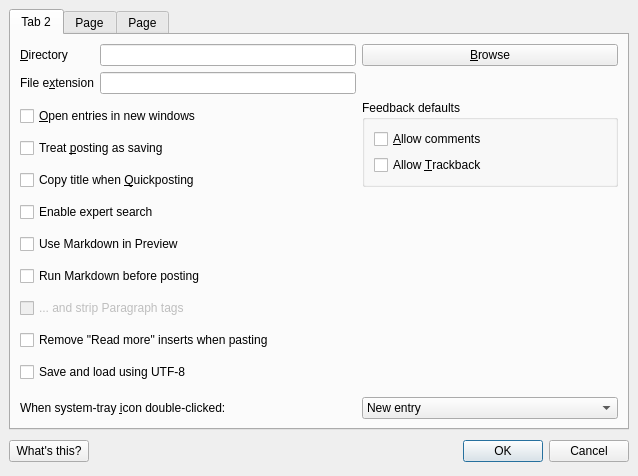
<?xml version="1.0" encoding="UTF-8"?>
<ui version="4.0">
 <author>Matthew J Smith (Yusuf)</author>
 <class>PrefsForm</class>
 <widget class="QDialog" name="PrefsForm">
  <property name="geometry">
   <rect>
    <x>0</x>
    <y>0</y>
    <width>638</width>
    <height>476</height>
   </rect>
  </property>
  <property name="sizePolicy">
   <sizepolicy hsizetype="Fixed" vsizetype="Fixed">
    <horstretch>0</horstretch>
    <verstretch>0</verstretch>
   </sizepolicy>
  </property>
  <property name="windowTitle">
   <string>Preferences</string>
  </property>
  <property name="windowIcon">
   <iconset>
    <normaloff/>
   </iconset>
  </property>
  <layout class="QVBoxLayout">
   <property name="spacing">
    <number>6</number>
   </property>
   <property name="margin">
    <number>9</number>
   </property>
   <item>
    <widget class="QTabWidget" name="tabWidget">
     <property name="currentIndex">
      <number>0</number>
     </property>
     <widget class="QWidget" name="storageTab">
      <attribute name="title">
       <string>Tab 2</string>
      </attribute>
      <layout class="QGridLayout" name="gridLayout_2">
       <item row="0" column="0">
        <widget class="QLabel" name="label_7">
         <property name="text">
          <string>&amp;Directory</string>
         </property>
         <property name="buddy">
          <cstring>leLocalDir</cstring>
         </property>
        </widget>
       </item>
       <item row="0" column="1">
        <widget class="QLineEdit" name="leLocalDir"/>
       </item>
       <item row="0" column="2">
        <widget class="QPushButton" name="pbBrowse">
         <property name="enabled">
          <bool>true</bool>
         </property>
         <property name="text">
          <string>&amp;Browse</string>
         </property>
        </widget>
       </item>
       <item row="1" column="0">
        <widget class="QLabel" name="lFileExtn">
         <property name="text">
          <string>File e&amp;xtension</string>
         </property>
         <property name="buddy">
          <cstring>leFileExtn</cstring>
         </property>
        </widget>
       </item>
       <item row="1" column="1">
        <widget class="QLineEdit" name="leFileExtn"/>
       </item>
       <item row="1" column="2">
        <spacer>
         <property name="orientation">
          <enum>Qt::Horizontal</enum>
         </property>
         <property name="sizeHint" stdset="0">
          <size>
           <width>141</width>
           <height>20</height>
          </size>
         </property>
        </spacer>
       </item>
       <item row="2" column="0" colspan="2">
        <layout class="QVBoxLayout">
         <property name="spacing">
          <number>6</number>
         </property>
         <property name="margin">
          <number>0</number>
         </property>
         <item>
          <widget class="QCheckBox" name="chUseNewWindows">
           <property name="text">
            <string>&amp;Open entries in new windows</string>
           </property>
           <property name="whatsThis">
            <string>Use a new window when opening new entries from disk. Note that this will not happen when the current window is empty.</string>
           </property>
          </widget>
         </item>
         <item>
          <widget class="QCheckBox" name="chPostAsSave">
           <property name="whatsThis">
            <string>If this is on, if you try to quit having successfully posted an entry but not saved it to disk, QTM will not prompt you to save.</string>
           </property>
           <property name="text">
            <string>Treat &amp;posting as saving</string>
           </property>
          </widget>
         </item>
         <item>
          <widget class="QCheckBox" name="chCopyTitle">
           <property name="text">
            <string>Copy title when &amp;Quickposting</string>
           </property>
          </widget>
         </item>
         <item>
          <widget class="QCheckBox" name="chAllowRegexSearch">
           <property name="whatsThis">
            <string>Allows searching by regular expressions, a programmers' text matching code</string>
           </property>
           <property name="text">
            <string>Enable expert search</string>
           </property>
          </widget>
         </item>
         <item>
          <widget class="QCheckBox" name="chUseMarkdown">
           <property name="text">
            <string>Use Markdown in Preview</string>
           </property>
          </widget>
         </item>
         <item>
          <widget class="QCheckBox" name="chDoMarkdownWhenPosting">
           <property name="whatsThis">
            <string>This makes QTM run Markdown to turn your text into HTML before sending it to the web server.  This is ideal if your blogging application does not support Markdown; if it does, you can send an entry as it is.</string>
           </property>
           <property name="text">
            <string>Run Markdown before posting</string>
           </property>
          </widget>
         </item>
         <item>
          <widget class="QCheckBox" name="chStripParaTags">
           <property name="enabled">
            <bool>false</bool>
           </property>
           <property name="whatsThis">
            <string>Strip out paragraph tags (&amp;lt;p&gt;) between running Markdown and posting the entry.  Note: this feature is no longer recommended due to it causing problems with blockquote tags.</string>
           </property>
           <property name="text">
            <string>... and strip Paragraph tags</string>
           </property>
          </widget>
         </item>
         <item>
          <widget class="QCheckBox" name="chSuppressReadMore">
           <property name="text">
            <string>Remove &quot;Read more&quot; inserts when pasting</string>
           </property>
          </widget>
         </item>
         <item>
          <widget class="QCheckBox" name="chUseUtf8">
           <property name="whatsThis">
            <string>UTF-8 is a multi-lingual standard for encoding text files. The standard is to use the encoding for your locale. Choose this if you are likely to be using systems in different countries.</string>
           </property>
           <property name="text">
            <string>Save and load using UTF-8</string>
           </property>
          </widget>
         </item>
        </layout>
       </item>
       <item row="2" column="2">
        <layout class="QVBoxLayout" name="verticalLayout">
         <item>
          <widget class="QGroupBox" name="gbDefault">
           <property name="title">
            <string>Feedback defaults</string>
           </property>
           <layout class="QVBoxLayout">
            <property name="spacing">
             <number>6</number>
            </property>
            <property name="margin">
             <number>9</number>
            </property>
            <item>
             <widget class="QCheckBox" name="chAllowComments">
              <property name="text">
               <string>&amp;Allow comments</string>
              </property>
             </widget>
            </item>
            <item>
             <widget class="QCheckBox" name="chAllowTB">
              <property name="text">
               <string>Allow &amp;Trackback</string>
              </property>
             </widget>
            </item>
           </layout>
          </widget>
         </item>
         <item>
          <spacer name="verticalSpacer_4">
           <property name="orientation">
            <enum>Qt::Vertical</enum>
           </property>
           <property name="sizeHint" stdset="0">
            <size>
             <width>20</width>
             <height>40</height>
            </size>
           </property>
          </spacer>
         </item>
        </layout>
       </item>
       <item row="3" column="0" colspan="2">
        <widget class="QLabel" name="label_10">
         <property name="text">
          <string>When system-tray &amp;icon double-clicked:</string>
         </property>
         <property name="buddy">
          <cstring>cbSTI2ClickFunction</cstring>
         </property>
        </widget>
       </item>
       <item row="3" column="2">
        <widget class="QComboBox" name="cbSTI2ClickFunction">
         <item>
          <property name="text">
           <string>New entry</string>
          </property>
         </item>
         <item>
          <property name="text">
           <string>QuickPost</string>
          </property>
         </item>
        </widget>
       </item>
      </layout>
     </widget>
     <widget class="QWidget" name="fontTab">
      <attribute name="title">
       <string>Page</string>
      </attribute>
      <layout class="QVBoxLayout">
       <property name="spacing">
        <number>6</number>
       </property>
       <property name="margin">
        <number>9</number>
       </property>
       <item>
        <layout class="QGridLayout" name="fontsGridLayout">
         <property name="margin">
          <number>0</number>
         </property>
         <property name="spacing">
          <number>6</number>
         </property>
         <item row="0" column="1">
          <widget class="QFontComboBox" name="fcbComposer"/>
         </item>
         <item row="0" column="0">
          <widget class="QLabel" name="label_5">
           <property name="text">
            <string>Editing font</string>
           </property>
          </widget>
         </item>
         <item row="1" column="0">
          <widget class="QLabel" name="label_8">
           <property name="text">
            <string>Preview font</string>
           </property>
          </widget>
         </item>
         <item row="1" column="2">
          <widget class="QSpinBox" name="sbPreview">
           <property name="minimum">
            <number>1</number>
           </property>
          </widget>
         </item>
         <item row="2" column="2">
          <widget class="QSpinBox" name="sbConsole">
           <property name="minimum">
            <number>1</number>
           </property>
          </widget>
         </item>
         <item row="2" column="1">
          <widget class="QFontComboBox" name="fcbConsole"/>
         </item>
         <item row="2" column="0">
          <widget class="QLabel" name="label_9">
           <property name="text">
            <string>Console font</string>
           </property>
          </widget>
         </item>
         <item row="1" column="1">
          <widget class="QFontComboBox" name="fcbPreview"/>
         </item>
         <item row="0" column="2">
          <widget class="QSpinBox" name="sbComposer">
           <property name="minimum">
            <number>1</number>
           </property>
          </widget>
         </item>
         <item row="0" column="3">
          <widget class="QToolButton" name="tbEditorBgColor">
           <property name="toolTip">
            <string>Background colour</string>
           </property>
           <property name="whatsThis">
            <string>Background colour for the main editor</string>
           </property>
           <property name="autoFillBackground">
            <bool>true</bool>
           </property>
           <property name="text">
            <string>Back</string>
           </property>
          </widget>
         </item>
         <item row="1" column="3">
          <widget class="QToolButton" name="tbPreviewBgColor">
           <property name="toolTip">
            <string>Background colour</string>
           </property>
           <property name="whatsThis">
            <string>Background colour for entry preview</string>
           </property>
           <property name="autoFillBackground">
            <bool>true</bool>
           </property>
           <property name="text">
            <string>Back</string>
           </property>
          </widget>
         </item>
         <item row="2" column="3">
          <widget class="QToolButton" name="tbConsoleBgColor">
           <property name="whatsThis">
            <string>Background colour for the console</string>
           </property>
           <property name="autoFillBackground">
            <bool>true</bool>
           </property>
           <property name="text">
            <string>Back</string>
           </property>
          </widget>
         </item>
         <item row="0" column="4">
          <widget class="QToolButton" name="tbEditorFgColor">
           <property name="toolTip">
            <string>Foreground colour</string>
           </property>
           <property name="whatsThis">
            <string>Foreground colour for the main editor</string>
           </property>
           <property name="autoFillBackground">
            <bool>true</bool>
           </property>
           <property name="text">
            <string>Fore</string>
           </property>
          </widget>
         </item>
         <item row="1" column="4">
          <widget class="QToolButton" name="tbPreviewFgColor">
           <property name="toolTip">
            <string>Foreground colour</string>
           </property>
           <property name="whatsThis">
            <string>Foreground colour for entry preview</string>
           </property>
           <property name="autoFillBackground">
            <bool>true</bool>
           </property>
           <property name="text">
            <string>Fore</string>
           </property>
          </widget>
         </item>
         <item row="2" column="4">
          <widget class="QToolButton" name="tbConsoleFgColor">
           <property name="toolTip">
            <string>Foreground colour</string>
           </property>
           <property name="whatsThis">
            <string>Foreground colour for the console</string>
           </property>
           <property name="autoFillBackground">
            <bool>true</bool>
           </property>
           <property name="text">
            <string>Fore</string>
           </property>
          </widget>
         </item>
         <item row="0" column="5">
          <widget class="QLabel" name="lEditorExampleText">
           <property name="sizePolicy">
            <sizepolicy hsizetype="Minimum" vsizetype="Preferred">
             <horstretch>0</horstretch>
             <verstretch>0</verstretch>
            </sizepolicy>
           </property>
           <property name="autoFillBackground">
            <bool>true</bool>
           </property>
           <property name="frameShape">
            <enum>QFrame::StyledPanel</enum>
           </property>
           <property name="text">
            <string>Text</string>
           </property>
           <property name="alignment">
            <set>Qt::AlignCenter</set>
           </property>
          </widget>
         </item>
         <item row="1" column="5">
          <widget class="QLabel" name="lPreviewExampleText">
           <property name="sizePolicy">
            <sizepolicy hsizetype="Minimum" vsizetype="Preferred">
             <horstretch>0</horstretch>
             <verstretch>0</verstretch>
            </sizepolicy>
           </property>
           <property name="autoFillBackground">
            <bool>true</bool>
           </property>
           <property name="frameShape">
            <enum>QFrame::StyledPanel</enum>
           </property>
           <property name="text">
            <string>Text</string>
           </property>
           <property name="alignment">
            <set>Qt::AlignCenter</set>
           </property>
          </widget>
         </item>
         <item row="2" column="5">
          <widget class="QLabel" name="lConsoleExampleText">
           <property name="sizePolicy">
            <sizepolicy hsizetype="Minimum" vsizetype="Preferred">
             <horstretch>0</horstretch>
             <verstretch>0</verstretch>
            </sizepolicy>
           </property>
           <property name="autoFillBackground">
            <bool>true</bool>
           </property>
           <property name="frameShape">
            <enum>QFrame::StyledPanel</enum>
           </property>
           <property name="text">
            <string>Text</string>
           </property>
           <property name="alignment">
            <set>Qt::AlignCenter</set>
           </property>
          </widget>
         </item>
         <item row="4" column="0" colspan="4">
          <widget class="QGroupBox" name="gbMarkdown">
           <property name="title">
            <string>Markdown</string>
           </property>
           <layout class="QGridLayout" name="gridLayout">
            <item row="0" column="0">
             <widget class="QLabel" name="lPerlPath">
              <property name="text">
               <string>Path to Perl</string>
              </property>
              <property name="buddy">
               <cstring>lePerlPath</cstring>
              </property>
             </widget>
            </item>
            <item row="0" column="1">
             <widget class="QLineEdit" name="lePerlPath">
              <property name="whatsThis">
               <string>Markdown is written in Perl, so you may need to specify where to find Perl (on Linux and Mac, usually the path is /usr/bin/perl).  If you use a version of Markdown that's written in Python, you can specify the path to Python here instead.</string>
              </property>
             </widget>
            </item>
            <item row="1" column="0">
             <widget class="QLabel" name="lMarkdownPath">
              <property name="text">
               <string>Path to Markdown</string>
              </property>
              <property name="buddy">
               <cstring>leMarkdownPath</cstring>
              </property>
             </widget>
            </item>
            <item row="1" column="1">
             <widget class="QLineEdit" name="leMarkdownPath">
              <property name="whatsThis">
               <string>Where to find the Markdown script.  Ubuntu installs it in /usr/bin but other systems may install it somewhere else.</string>
              </property>
             </widget>
            </item>
            <item row="2" column="0">
             <spacer name="verticalSpacer">
              <property name="orientation">
               <enum>Qt::Vertical</enum>
              </property>
              <property name="sizeHint" stdset="0">
               <size>
                <width>20</width>
                <height>40</height>
               </size>
              </property>
             </spacer>
            </item>
            <item row="2" column="1">
             <spacer name="verticalSpacer_2">
              <property name="orientation">
               <enum>Qt::Vertical</enum>
              </property>
              <property name="sizeHint" stdset="0">
               <size>
                <width>20</width>
                <height>40</height>
               </size>
              </property>
             </spacer>
            </item>
           </layout>
          </widget>
         </item>
         <item row="3" column="0" colspan="6">
          <widget class="Line" name="lineBelowFonts">
           <property name="orientation">
            <enum>Qt::Horizontal</enum>
           </property>
          </widget>
         </item>
         <item row="4" column="4">
          <spacer name="verticalSpacer_3">
           <property name="orientation">
            <enum>Qt::Vertical</enum>
           </property>
           <property name="sizeHint" stdset="0">
            <size>
             <width>20</width>
             <height>40</height>
            </size>
           </property>
          </spacer>
         </item>
        </layout>
       </item>
      </layout>
     </widget>
     <widget class="QWidget" name="tab">
      <attribute name="title">
       <string>Page</string>
      </attribute>
      <layout class="QGridLayout" name="gridLayout_7" columnstretch="3,1">
       <item row="0" column="0">
        <widget class="QGroupBox" name="gbTags">
         <property name="title">
          <string>HTML tags</string>
         </property>
         <layout class="QGridLayout" name="gridLayout_6" columnstretch="1,1,1">
          <item row="0" column="0">
           <widget class="QCheckBox" name="chTagBold">
            <property name="text">
             <string>Bold</string>
            </property>
           </widget>
          </item>
          <item row="1" column="0">
           <widget class="QCheckBox" name="chTagItalic">
            <property name="text">
             <string>Italic</string>
            </property>
           </widget>
          </item>
          <item row="1" column="1">
           <widget class="QPushButton" name="pbTagColorBack">
            <property name="toolTip">
             <string>Background colour for HTML tags</string>
            </property>
            <property name="statusTip">
             <string>Background colour for HTML tags</string>
            </property>
            <property name="whatsThis">
             <string>Click here if you want to change the background colour for HTML tags</string>
            </property>
            <property name="text">
             <string>Back</string>
            </property>
           </widget>
          </item>
          <item row="0" column="1">
           <widget class="QPushButton" name="pbTagColorFore">
            <property name="toolTip">
             <string>Colour of HTML tags</string>
            </property>
            <property name="statusTip">
             <string>Colour of HTML tags</string>
            </property>
            <property name="whatsThis">
             <string>&lt;p&gt;Click here to set the colour of HTML tags, like &amp;lt;a ...&gt;, &amp;lt;em&gt; and so on.&lt;/p&gt;</string>
            </property>
            <property name="text">
             <string>Fore</string>
            </property>
           </widget>
          </item>
          <item row="0" column="2" rowspan="2">
           <widget class="QLabel" name="lTagColorDemo">
            <property name="sizePolicy">
             <sizepolicy hsizetype="Fixed" vsizetype="Preferred">
              <horstretch>0</horstretch>
              <verstretch>0</verstretch>
             </sizepolicy>
            </property>
            <property name="autoFillBackground">
             <bool>true</bool>
            </property>
            <property name="frameShape">
             <enum>QFrame::StyledPanel</enum>
            </property>
            <property name="text">
             <string>Sample text</string>
            </property>
            <property name="alignment">
             <set>Qt::AlignCenter</set>
            </property>
            <property name="margin">
             <number>10</number>
            </property>
           </widget>
          </item>
         </layout>
        </widget>
       </item>
       <item row="1" column="0">
        <widget class="QGroupBox" name="gbEntities">
         <property name="title">
          <string>Entities</string>
         </property>
         <layout class="QGridLayout" name="gridLayout_5">
          <item row="0" column="0">
           <widget class="QCheckBox" name="chEntityBold">
            <property name="text">
             <string>Bold</string>
            </property>
           </widget>
          </item>
          <item row="0" column="1">
           <widget class="QPushButton" name="pbEntityColorFore">
            <property name="toolTip">
             <string>Text colour for HTML entities</string>
            </property>
            <property name="statusTip">
             <string>Text colour for HTML entities</string>
            </property>
            <property name="whatsThis">
             <string>&lt;p&gt;Click here to set the colour for HTML entities, which are codes for symbols, e.g. &amp;amp;amp; for &amp;amp;&lt;/p&gt;</string>
            </property>
            <property name="text">
             <string>Fore</string>
            </property>
           </widget>
          </item>
          <item row="0" column="2" rowspan="2">
           <widget class="QLabel" name="lEntityColorDemo">
            <property name="sizePolicy">
             <sizepolicy hsizetype="Preferred" vsizetype="Preferred">
              <horstretch>0</horstretch>
              <verstretch>0</verstretch>
             </sizepolicy>
            </property>
            <property name="autoFillBackground">
             <bool>true</bool>
            </property>
            <property name="frameShape">
             <enum>QFrame::StyledPanel</enum>
            </property>
            <property name="text">
             <string>Sample text</string>
            </property>
            <property name="alignment">
             <set>Qt::AlignCenter</set>
            </property>
            <property name="margin">
             <number>10</number>
            </property>
           </widget>
          </item>
          <item row="1" column="0">
           <widget class="QCheckBox" name="chEntityItalic">
            <property name="text">
             <string>Italic</string>
            </property>
           </widget>
          </item>
          <item row="1" column="1">
           <widget class="QPushButton" name="pbEntityColorBack">
            <property name="toolTip">
             <string>Background colour for HTML entities</string>
            </property>
            <property name="statusTip">
             <string>Background colour for HTML entities</string>
            </property>
            <property name="whatsThis">
             <string>&lt;p&gt;Click here to set the colour for HTML entities, which are codes for symbols, e.g. &amp;amp;amp; for &amp;amp;&lt;/p&gt;</string>
            </property>
            <property name="text">
             <string>Back</string>
            </property>
           </widget>
          </item>
         </layout>
        </widget>
       </item>
       <item row="1" column="1">
        <spacer name="horizontalSpacer_2">
         <property name="orientation">
          <enum>Qt::Horizontal</enum>
         </property>
         <property name="sizeType">
          <enum>QSizePolicy::Minimum</enum>
         </property>
         <property name="sizeHint" stdset="0">
          <size>
           <width>248</width>
           <height>20</height>
          </size>
         </property>
        </spacer>
       </item>
       <item row="2" column="0">
        <widget class="QGroupBox" name="gbComments">
         <property name="title">
          <string>Comments</string>
         </property>
         <layout class="QGridLayout" name="gridLayout_3">
          <item row="0" column="0">
           <widget class="QCheckBox" name="chCommentBold">
            <property name="sizePolicy">
             <sizepolicy hsizetype="Preferred" vsizetype="Fixed">
              <horstretch>0</horstretch>
              <verstretch>0</verstretch>
             </sizepolicy>
            </property>
            <property name="text">
             <string>Bold</string>
            </property>
           </widget>
          </item>
          <item row="0" column="1">
           <widget class="QPushButton" name="pbCommentColorFore">
            <property name="toolTip">
             <string>Colour for HTML comments</string>
            </property>
            <property name="statusTip">
             <string>Colour for HTML comments</string>
            </property>
            <property name="whatsThis">
             <string>&lt;p&gt;Click here to set the colour for HTML comments beginning with &amp;lt;!--&lt;/p&gt;</string>
            </property>
            <property name="text">
             <string>Fore</string>
            </property>
           </widget>
          </item>
          <item row="0" column="2" rowspan="2">
           <widget class="QLabel" name="lCommentColorDemo">
            <property name="sizePolicy">
             <sizepolicy hsizetype="Preferred" vsizetype="Preferred">
              <horstretch>0</horstretch>
              <verstretch>0</verstretch>
             </sizepolicy>
            </property>
            <property name="autoFillBackground">
             <bool>true</bool>
            </property>
            <property name="frameShape">
             <enum>QFrame::StyledPanel</enum>
            </property>
            <property name="text">
             <string>Sample text</string>
            </property>
            <property name="alignment">
             <set>Qt::AlignCenter</set>
            </property>
            <property name="margin">
             <number>10</number>
            </property>
           </widget>
          </item>
          <item row="1" column="0">
           <widget class="QCheckBox" name="chCommentItalic">
            <property name="sizePolicy">
             <sizepolicy hsizetype="Minimum" vsizetype="Fixed">
              <horstretch>0</horstretch>
              <verstretch>0</verstretch>
             </sizepolicy>
            </property>
            <property name="text">
             <string>Italic</string>
            </property>
           </widget>
          </item>
          <item row="1" column="1">
           <widget class="QPushButton" name="pbCommentColorBack">
            <property name="toolTip">
             <string>Background colour for HTML comments</string>
            </property>
            <property name="statusTip">
             <string>Background colour for HTML comments</string>
            </property>
            <property name="whatsThis">
             <string>&lt;p&gt;Click here to set the background colour for HTML comments beginning with &amp;lt;!--&lt;/p&gt;</string>
            </property>
            <property name="text">
             <string>Back</string>
            </property>
           </widget>
          </item>
         </layout>
        </widget>
       </item>
       <item row="2" column="1">
        <spacer name="horizontalSpacer_3">
         <property name="orientation">
          <enum>Qt::Horizontal</enum>
         </property>
         <property name="sizeType">
          <enum>QSizePolicy::Minimum</enum>
         </property>
         <property name="sizeHint" stdset="0">
          <size>
           <width>248</width>
           <height>20</height>
          </size>
         </property>
        </spacer>
       </item>
       <item row="0" column="1">
        <spacer name="horizontalSpacer">
         <property name="orientation">
          <enum>Qt::Horizontal</enum>
         </property>
         <property name="sizeType">
          <enum>QSizePolicy::Minimum</enum>
         </property>
         <property name="sizeHint" stdset="0">
          <size>
           <width>40</width>
           <height>20</height>
          </size>
         </property>
        </spacer>
       </item>
      </layout>
     </widget>
    </widget>
   </item>
   <item>
    <layout class="QHBoxLayout">
     <property name="spacing">
      <number>6</number>
     </property>
     <property name="margin">
      <number>0</number>
     </property>
     <item>
      <widget class="QPushButton" name="pbWhatsThis">
       <property name="text">
        <string>What's this?</string>
       </property>
      </widget>
     </item>
     <item>
      <spacer>
       <property name="orientation">
        <enum>Qt::Horizontal</enum>
       </property>
       <property name="sizeHint" stdset="0">
        <size>
         <width>131</width>
         <height>31</height>
        </size>
       </property>
      </spacer>
     </item>
     <item>
      <widget class="QPushButton" name="okButton">
       <property name="text">
        <string>OK</string>
       </property>
       <property name="default">
        <bool>true</bool>
       </property>
      </widget>
     </item>
     <item>
      <widget class="QPushButton" name="cancelButton">
       <property name="text">
        <string>Cancel</string>
       </property>
      </widget>
     </item>
    </layout>
   </item>
  </layout>
 </widget>
 <tabstops>
  <tabstop>tabWidget</tabstop>
  <tabstop>leLocalDir</tabstop>
  <tabstop>pbBrowse</tabstop>
  <tabstop>leFileExtn</tabstop>
  <tabstop>chUseNewWindows</tabstop>
  <tabstop>chPostAsSave</tabstop>
  <tabstop>chCopyTitle</tabstop>
  <tabstop>chAllowRegexSearch</tabstop>
  <tabstop>chUseMarkdown</tabstop>
  <tabstop>chDoMarkdownWhenPosting</tabstop>
  <tabstop>chStripParaTags</tabstop>
  <tabstop>chSuppressReadMore</tabstop>
  <tabstop>chAllowComments</tabstop>
  <tabstop>chAllowTB</tabstop>
  <tabstop>cbSTI2ClickFunction</tabstop>
  <tabstop>fcbComposer</tabstop>
  <tabstop>sbComposer</tabstop>
  <tabstop>tbEditorBgColor</tabstop>
  <tabstop>tbEditorFgColor</tabstop>
  <tabstop>fcbPreview</tabstop>
  <tabstop>sbPreview</tabstop>
  <tabstop>tbPreviewBgColor</tabstop>
  <tabstop>tbPreviewFgColor</tabstop>
  <tabstop>fcbConsole</tabstop>
  <tabstop>sbConsole</tabstop>
  <tabstop>tbConsoleBgColor</tabstop>
  <tabstop>tbConsoleFgColor</tabstop>
  <tabstop>lePerlPath</tabstop>
  <tabstop>leMarkdownPath</tabstop>
  <tabstop>chTagBold</tabstop>
  <tabstop>pbTagColorFore</tabstop>
  <tabstop>chTagItalic</tabstop>
  <tabstop>pbTagColorBack</tabstop>
  <tabstop>chEntityBold</tabstop>
  <tabstop>pbEntityColorFore</tabstop>
  <tabstop>chEntityItalic</tabstop>
  <tabstop>pbEntityColorBack</tabstop>
  <tabstop>chCommentBold</tabstop>
  <tabstop>pbCommentColorFore</tabstop>
  <tabstop>chCommentItalic</tabstop>
  <tabstop>pbCommentColorBack</tabstop>
  <tabstop>pbWhatsThis</tabstop>
  <tabstop>okButton</tabstop>
  <tabstop>cancelButton</tabstop>
 </tabstops>
 <resources/>
 <connections>
  <connection>
   <sender>cancelButton</sender>
   <signal>clicked()</signal>
   <receiver>PrefsForm</receiver>
   <slot>reject()</slot>
   <hints>
    <hint type="sourcelabel">
     <x>520</x>
     <y>375</y>
    </hint>
    <hint type="destinationlabel">
     <x>179</x>
     <y>282</y>
    </hint>
   </hints>
  </connection>
  <connection>
   <sender>okButton</sender>
   <signal>clicked()</signal>
   <receiver>PrefsForm</receiver>
   <slot>accept()</slot>
   <hints>
    <hint type="sourcelabel">
     <x>435</x>
     <y>375</y>
    </hint>
    <hint type="destinationlabel">
     <x>256</x>
     <y>164</y>
    </hint>
   </hints>
  </connection>
  <connection>
   <sender>chUseMarkdown</sender>
   <signal>toggled(bool)</signal>
   <receiver>gbMarkdown</receiver>
   <slot>setVisible(bool)</slot>
   <hints>
    <hint type="sourcelabel">
     <x>158</x>
     <y>238</y>
    </hint>
    <hint type="destinationlabel">
     <x>120</x>
     <y>176</y>
    </hint>
   </hints>
  </connection>
  <connection>
   <sender>chUseMarkdown</sender>
   <signal>toggled(bool)</signal>
   <receiver>lineBelowFonts</receiver>
   <slot>setVisible(bool)</slot>
   <hints>
    <hint type="sourcelabel">
     <x>158</x>
     <y>238</y>
    </hint>
    <hint type="destinationlabel">
     <x>120</x>
     <y>142</y>
    </hint>
   </hints>
  </connection>
  <connection>
   <sender>chDoMarkdownWhenPosting</sender>
   <signal>toggled(bool)</signal>
   <receiver>chStripParaTags</receiver>
   <slot>setEnabled(bool)</slot>
   <hints>
    <hint type="sourcelabel">
     <x>85</x>
     <y>252</y>
    </hint>
    <hint type="destinationlabel">
     <x>86</x>
     <y>279</y>
    </hint>
   </hints>
  </connection>
 </connections>
</ui>
